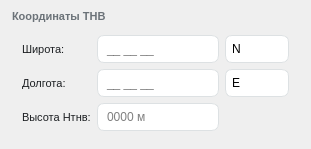
                    <widget class="QFrame" name="groupTNV">
                     <property name="styleSheet">
                      <string notr="true">QFrame#groupTNV { background-color: #FFFFFF; border: 1px solid #DDE1E3; border-radius: 10px; }</string>
                     </property>
                     <property name="frameShape">
                      <enum>QFrame::NoFrame</enum>
                     </property>
                     <layout class="QVBoxLayout" name="groupTNVOuterLayout">
                      <property name="spacing">
                       <number>8</number>
                      </property>
                      <property name="leftMargin">
                       <number>12</number>
                      </property>
                      <property name="topMargin">
                       <number>10</number>
                      </property>
                      <property name="rightMargin">
                       <number>12</number>
                      </property>
                      <property name="bottomMargin">
                       <number>10</number>
                      </property>
                      <item>
                       <widget class="QLabel" name="groupTNVTitle">
                        <property name="styleSheet">
                         <string notr="true">font-size: 8pt; text-transform: uppercase; color: #6B7278; font-weight: 700; border: none; background: transparent;</string>
                        </property>
                        <property name="text">
                         <string>Координаты ТНВ</string>
                        </property>
                       </widget>
                      </item>
                      <item>
                       <layout class="QGridLayout" name="gridLayout_4">
                        <property name="leftMargin">
                         <number>10</number>
                        </property>
                        <property name="topMargin">
                         <number>4</number>
                        </property>
                        <property name="rightMargin">
                         <number>10</number>
                        </property>
                        <property name="bottomMargin">
                         <number>8</number>
                        </property>
                        <property name="spacing">
                         <number>6</number>
                        </property>
                        <item row="0" column="0">
                         <widget class="QLabel" name="lblLatTNV">
                          <property name="styleSheet">
                           <string notr="true">font-size: 8.5pt; color: #1C1F22; background: transparent;</string>
                          </property>
                          <property name="text">
                           <string>Широта:</string>
                          </property>
                         </widget>
                        </item>
                        <item row="0" column="1">
                         <widget class="QLineEdit" name="editLatTNV">
                          <property name="minimumSize">
                           <size>
                            <width>68</width>
                            <height>28</height>
                           </size>
                          </property>
                          <property name="styleSheet">
                           <string notr="true">border:1px solid #DDE1E3; border-radius:7px; padding:0 7px; font-size:9pt; background:#fff;</string>
                          </property>
                          <property name="placeholderText">
                           <string>__ __ __</string>
                          </property>
                         </widget>
                        </item>
                        <item row="0" column="2">
                         <widget class="QComboBox" name="comboBox_2">
                          <property name="minimumSize">
                           <size>
                            <width>64</width>
                            <height>28</height>
                           </size>
                          </property>
                          <property name="styleSheet">
                           <string notr="true">
QComboBox { border:1px solid #DDE1E3; border-radius:7px; padding:0 6px; font-size:9pt; background:#fff; }
QComboBox::drop-down { border: none; width: 20px; border-top-right-radius: 7px; border-bottom-right-radius: 7px; }
QComboBox QAbstractItemView { border:1px solid #DDE1E3; border-radius:7px; background:#fff; outline:none; selection-background-color:#E8F5E9; selection-color:#0F6B4F; }
</string>
                          </property>
                          <item>
                           <property name="text">
                            <string>N</string>
                           </property>
                          </item>
                          <item>
                           <property name="text">
                            <string>S</string>
                           </property>
                          </item>
                         </widget>
                        </item>
                        <item row="1" column="0">
                         <widget class="QLabel" name="lblLonTNV">
                          <property name="styleSheet">
                           <string notr="true">font-size: 8.5pt; color: #1C1F22; background: transparent;</string>
                          </property>
                          <property name="text">
                           <string>Долгота:</string>
                          </property>
                         </widget>
                        </item>
                        <item row="1" column="1">
                         <widget class="QLineEdit" name="editLonTNV">
                          <property name="minimumSize">
                           <size>
                            <width>68</width>
                            <height>28</height>
                           </size>
                          </property>
                          <property name="styleSheet">
                           <string notr="true">border:1px solid #DDE1E3; border-radius:7px; padding:0 7px; font-size:9pt; background:#fff;</string>
                          </property>
                          <property name="placeholderText">
                           <string>__ __ __</string>
                          </property>
                         </widget>
                        </item>
                        <item row="1" column="2">
                         <widget class="QComboBox" name="comboBox_3">
                          <property name="minimumSize">
                           <size>
                            <width>64</width>
                            <height>28</height>
                           </size>
                          </property>
                          <property name="styleSheet">
                           <string notr="true">
QComboBox { border:1px solid #DDE1E3; border-radius:7px; padding:0 6px; font-size:9pt; background:#fff; }
QComboBox::drop-down { border: none; width: 20px; border-top-right-radius: 7px; border-bottom-right-radius: 7px; }
QComboBox QAbstractItemView { border:1px solid #DDE1E3; border-radius:7px; background:#fff; outline:none; selection-background-color:#E8F5E9; selection-color:#0F6B4F; }
</string>
                          </property>
                          <item>
                           <property name="text">
                            <string>E</string>
                           </property>
                          </item>
                          <item>
                           <property name="text">
                            <string>W</string>
                           </property>
                          </item>
                         </widget>
                        </item>
                        <item row="2" column="0">
                         <widget class="QLabel" name="lblHeightTNV">
                          <property name="styleSheet">
                           <string notr="true">font-size: 8.5pt; color: #1C1F22; background: transparent;</string>
                          </property>
                          <property name="text">
                           <string>Высота Нтнв:</string>
                          </property>
                         </widget>
                        </item>
                        <item row="2" column="1">
                         <widget class="QLineEdit" name="editHeightTNV">
                          <property name="minimumSize">
                           <size>
                            <width>68</width>
                            <height>28</height>
                           </size>
                          </property>
                          <property name="styleSheet">
                           <string notr="true">border:1px solid #DDE1E3; border-radius:7px; padding:0 7px; font-size:9pt; background:#fff;</string>
                          </property>
                          <property name="placeholderText">
                           <string>0000 м</string>
                          </property>
                         </widget>
                        </item>
                       </layout>
                      </item>
                     </layout>
                    </widget>
